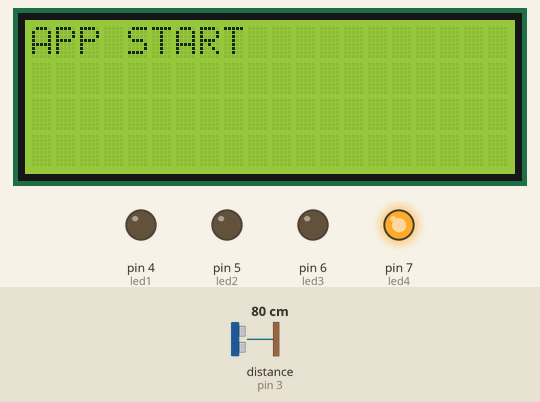
Simulated run of this sketch. Board: Arduino Uno, built with avr-gcc and run on an emulated ATmega328P. Parts: 20×4 character LCD, output pins drawn as LEDs (lit = HIGH). Wiring (inferred from the names in the program): ultrasonic range finder: trigger pin 2; echo pin 3. The test bench sets the inputs (shaded band); at power-on: distance to the obstacle (sensor on pin 3) 80 cm. The echo pulse lasts 58.3 µs per cm; the modem is registered and sends nothing unless stated; pins used as bus, display or sensor lines are not drawn; what the sketch prints to the serial monitor is not drawn.

Above: at 1.7 s.
1.8 s: distance to the obstacle (sensor on pin 3) set to 66 cm
3.7 s: distance to the obstacle (sensor on pin 3) set to 57 cm
At 5.6 s:
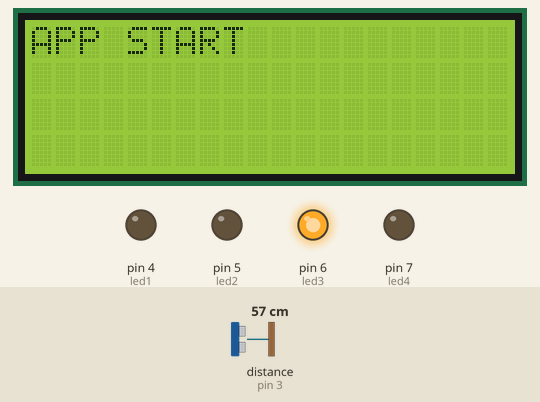
6.0 s: distance to the obstacle (sensor on pin 3) set to 46 cm
7.7 s: distance to the obstacle (sensor on pin 3) set to 39 cm
At 9.7 s:
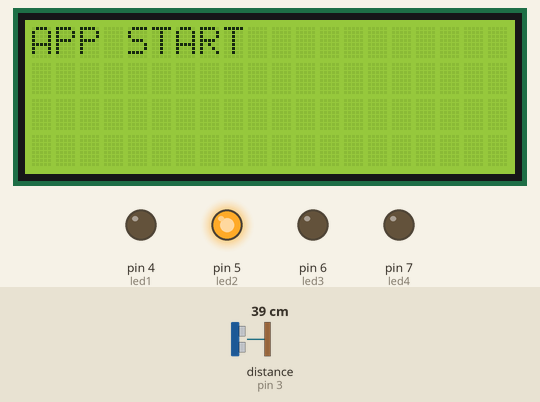
10.0 s: distance to the obstacle (sensor on pin 3) set to 23 cm
11.7 s: distance to the obstacle (sensor on pin 3) set to 18 cm
At 14.0 s:
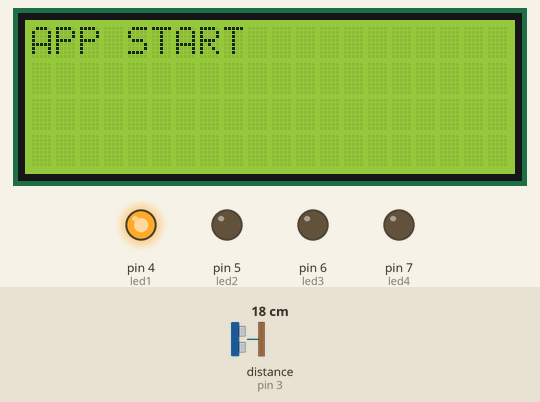
Timing chart, 0 to 15.0 s (numbered marks = the images above; inputs shaded):
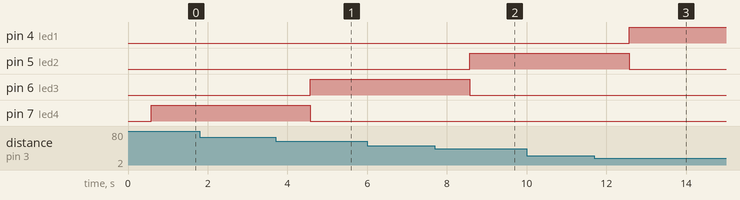

Measured:
- the behaviour switches between 62 and 61 cm on distance to the obstacle (sensor on pin 3) (found by bisection; images 0 and 1)
- the behaviour switches between 42 and 41 cm on distance to the obstacle (sensor on pin 3) (found by bisection; images 1 and 2)
- the behaviour switches between 22 and 21 cm on distance to the obstacle (sensor on pin 3) (found by bisection; images 2 and 3)
- after the input at 1.8 s, every drawn part: stays the same
- after the input at 3.7 s, pin 6 (led3): LOW → HIGH after 0.88 s; pin 7 (led4): HIGH → LOW after 0.88 s
- after the input at 6.0 s, every drawn part: stays the same
- after the input at 7.7 s, pin 5 (led2): LOW → HIGH after 0.88 s; pin 6 (led3): HIGH → LOW after 0.88 s
- after the input at 10.0 s, every drawn part: stays the same
- after the input at 11.7 s, pin 4 (led1): LOW → HIGH after 0.87 s; pin 5 (led2): HIGH → LOW after 0.87 s

The sketch:

merged_v1.ino
```cpp
#include <Wire.h>
#include <LiquidCrystal_I2C.h>
#include <SoftwareSerial.h>
#include <Sim800l.h>
#include <Timer.h>

/****** Instance Declarations **************/
LiquidCrystal_I2C lcd(0x27,20,4);
Sim800l Sim800l;
Timer t;
/*******************************************/

/******* Pin Configurations ****************/
int trigPin = 2,
    echoPin = 3,
    led1 = 4,
    led2 = 5,
    led3 = 6,
    led4 = 7;

/*
 *    PINOUT:
 *        _____________________________
 *       |  ARDUINO UNO >>>   SIM800L  |
 *        -----------------------------
 *            GND      >>>   GND
 *        RX  10       >>>   TX
 *        TX  11       >>>   RX
 *       RESET 2       >>>   RST
*/

/*******************************************/

/********* Global Variables ****************/
long duration;
int distance;
char* text = "Test";
char* number = "09171550845";;
bool error;
/*******************************************/

void setup() {
  //Define inputs and outputs
  pinMode(led1, OUTPUT);
  pinMode(led2, OUTPUT);
  pinMode(led3, OUTPUT);
  pinMode(led4, OUTPUT);
  pinMode(trigPin, OUTPUT);
  pinMode(echoPin, INPUT);

  //Initialize LCD peripheral
  lcd.init();
  lcd.backlight();
  lcd.setCursor(0,0);
  lcd.print("APP START");

  //Initialize the GSM peripheral
  Sim800l.begin();

  //Initialize UART to 9600 Hz baudrate
  Serial.begin(9600);

  t.every(1000, getWaterLevel);
}

void loop() {
  t.update();
  //error=Sim800l.sendSms(number,text);
  //print(error);
}

void getWaterLevel() {
  // Clear the trigPin by setting it LOW:
  digitalWrite(trigPin, LOW);
  delayMicroseconds(5);

  // Trigger the sensor by setting the trigPin high for 10 microseconds:
  digitalWrite(trigPin, HIGH);
  delayMicroseconds(10);
  digitalWrite(trigPin, LOW);

  // Read the echoPin. pulseIn() returns the duration (length of the pulse) in microseconds:
  duration = pulseIn(echoPin, HIGH);

  // Calculate the distance:
  distance = duration*0.034/2;
  Serial.print("Distance = ");
  Serial.print(distance);
  Serial.println(" cm");

  if (distance >= 0 && distance <= 20) {
        digitalWrite(led1, HIGH);
        digitalWrite(led2, LOW);
        digitalWrite(led3, LOW);
        digitalWrite(led4, LOW);
    } else if (distance >= 21 && distance <= 40) {
        digitalWrite(led1, LOW);
        digitalWrite(led2, HIGH);
        digitalWrite(led3, LOW);
        digitalWrite(led4, LOW);
    } else if (distance >= 41 && distance <= 60) {
        digitalWrite(led1, LOW);
        digitalWrite(led2, LOW);
        digitalWrite(led3, HIGH);
        digitalWrite(led4, LOW);
    } else if (distance > 60) {
        digitalWrite(led1, LOW);
        digitalWrite(led2, LOW);
        digitalWrite(led3, LOW);
        digitalWrite(led4, HIGH);
        text = "Distance is greater than 120";
        //error=Sim800l.sendSms(number,text);
        //print(error);
    } else {
        Serial.println("Invalid distance\n");
        digitalWrite(led1, LOW);
        digitalWrite(led2, LOW);
        digitalWrite(led3, LOW);
        digitalWrite(led4, LOW);
    }
}
```
